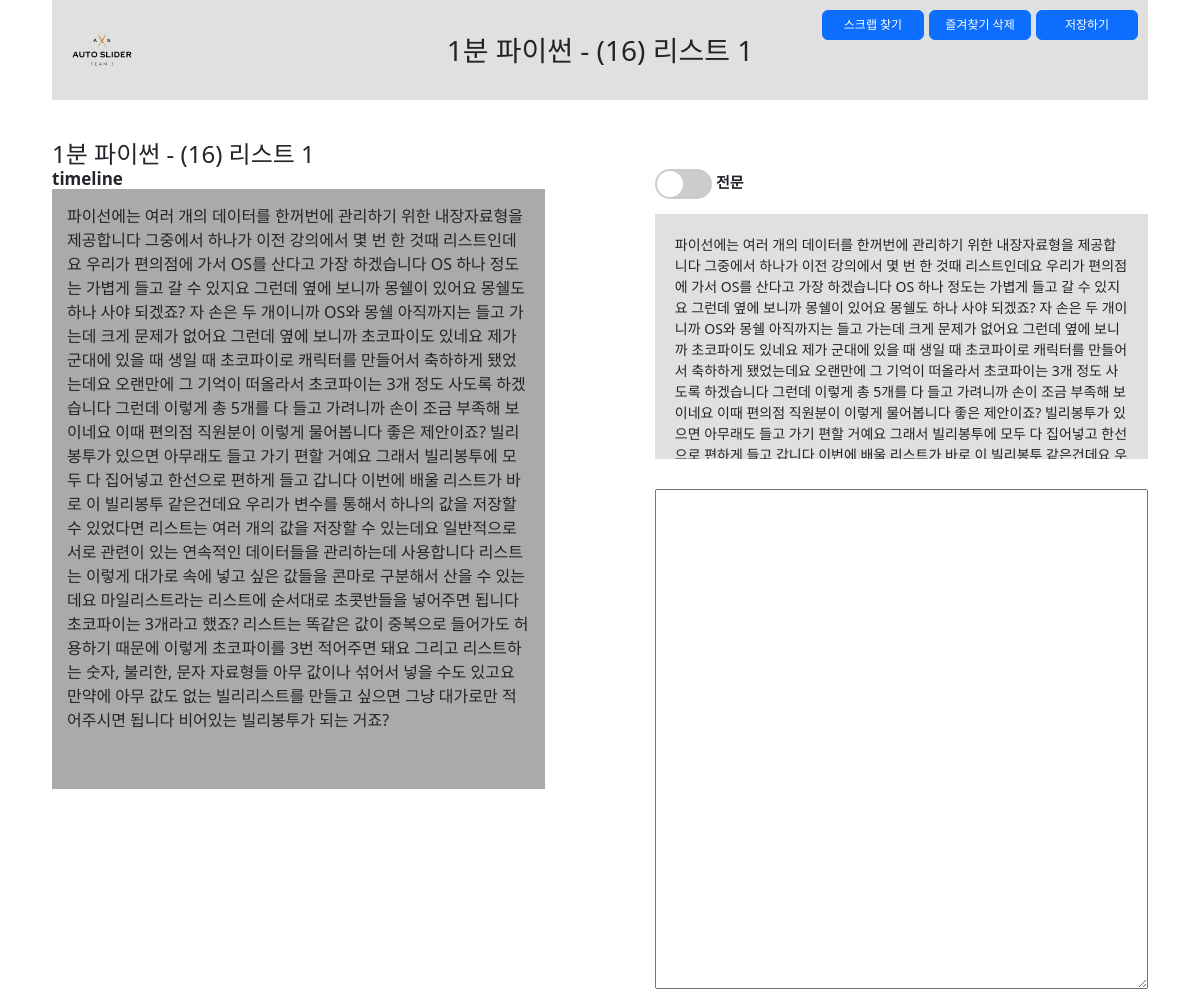
The app's page /1/ (signed in) with its own data.
### boards/models.py (models this page shows, shortened)
class Board(models.Model):
    input_type_choices = [
        ('input_text', '텍스트 요약'),
        ('input_youtube', 'Youtube 영상 링크 입력'),
        ('input_video', '영상 파일 업로드')
    ]
    title = models.TextField(blank=True)
    input_type = models.TextField(choices=input_type_choices, null=True)
    input_text = models.TextField(blank=True, null=True)
    input_youtube = models.TextField(blank=True, null=True)
    input_video = models.FileField(upload_to='videos/', blank=True, null=True)
    total_text = models.TextField(blank=True, null=True)
    summary_text = models.TextField(blank=True, null=True)
    timeline_text = models.TextField(blank=True, null=True)
    user_id = models.ForeignKey(CustomUser, on_delete=models.CASCADE)
    note = models.TextField(blank=True, null=True)
    favorite = models.BooleanField(default=False)
    created_at = models.DateTimeField(auto_now_add=True)
    updated_at = models.DateTimeField(auto_now=True)

### boards/views.py (the view, shortened to what this page needs)
# urls.py: path('<int:pk>/', views.BoardDetailView.as_view(), name='board_detail'),
class BoardDetailView(LoginRequiredMixin, DetailView):
    model = Board
    template_name = 'boards/board_detail.html'
    def get_object(self, queryset=None):
        obj = get_object_or_404(Board, id=self.kwargs['pk'])
        if obj.user_id != self.request.user:
            raise HttpResponseForbidden("You are not allowed to view this summary.")
        return obj

### boards/templatetags/custom_filters.py (called while the page is built)
@register.filter
def add_timestamp_links(text):
    lines = text.split('\n')
    result = []
    for line in lines:
        parts = line.split(' ')
        new_parts = []
        for part in parts:
            if ':' in part and part.endswith(','):
                timestamp = part[:-1]
                link = '<a href="#" onclick="seekToTimestamp({});">{}</a>, '.format(timestamp, part)
                new_parts.append(link)
            else:
                new_parts.append(part)
        result.append(' '.join(new_parts))
    return mark_safe('\n'.join(result))

### common/models.py (called while the page is built)
    def __str__(self):
        return self.username

### templates/boards/board_detail.html (shortened to what this page needs)
{% extends 'base.html' %}
{% load static %}
{% load custom_filters %}
{% block content %}
<section class="board_detail {{ object.input_type }}">
    <div class="toparea">
        <h1 class="logo" ><a href="{% url 'boards:board_list' %}"><img id="logo_img" src="{% static 'img/logo_1.png' %}" class="img-fluid mx-auto d-block" alt="AutoSlider 로고"></a></h1>
        <h3 class="tit">{{ object.title }}</h3>
        <ul class="btnarea">
            {% if object.input_type != "input_text" %}
            <li><a href="#" class="btn btn-primary">스크랩 찾기</a></li>
            {% endif %}
            <li>
                <form method="post" id="fav_modify" action="{% url 'boards:modifiy_favorite' object.pk %}" >
                    <button type="submit" form="fav_modify" class="btn btn-primary">
                        {% if object.favorite %} 즐겨찾기 삭제 {% else %} 즐겨찾기 추가 {% endif%}
                    </button>
                </form>
            </li>
            <li><button type="submit" form="note_form" id="noteSubmit" class="btn btn-primary" onclick="markdownBackUp()">저장하기</button></li>
        </ul>
    </div>
    <div class="detail_content">
    {% if object.input_type == "input_text" %}
    <div class="input_text">
        <h4 class="txt_tit">{{ object.title }} 에 작성된 텍스트의 전문/요약문입니다.</h4>
        <div id="wholeText" class="textSection">
            <div class="toggleBtn">
                <label class="switch">
                    <input type="checkbox" id="toggleText" />
                    <span class="slider round"></span>
                </label>
                <span class="opt total_text on">전문</span><span class="opt summary_text">요약문</span>
            </div>
            <div class="content on">{{ object.total_text|linebreaks }}</div>
            <div class="content ">{{ object.summary_text|linebreaks }}</div>
        </div>
        <div id="notearea" class="notearea">
            <textarea id="markdown_area"></textarea>
            <form method="post" id="note_form" action="{% url 'boards:board_update' object.pk %}" enctype="multipart/form-data">
                {% csrf_token %}
                {% include "form_errors.html" %}
                <div id="markdown_backup"></div>
                <textarea id="save_markdown"></textarea>
            </form>
        </div>
    </div>
    {% elif object.input_type == "input_youtube" %}
    <div class="videos">
        <h4>{{ object.title }}</h4>
        <div class="videoSection">
            <div id="timeline">
                <h3>timeline</h3>
                <div class="TL_section">{{ object.timeline_text|add_timestamp_links }}</div>
            </div>
        </div>
        <div class="textSection">
            <div class="txt">
                <div class="toggleBtn">
                    <label class="switch">
                        <span class="slider round"></span>
                    </label>
                    <span class="opt total_text on">전문</span><span class="opt summary_text">요약문</span>
                </div>
                <div class="content on">{{ object.total_text|linebreaks }}</div>
            </div>
            <div id="notearea" class="notearea">
                <textarea id="markdown_area"></textarea>
            </div>
        </div>
    </div>
    {% endif %}
    </div>
</section>
{% endblock %}

### static/css/style.css (style rules this page uses)
html, body, h1, h2, h3, h4, h5, h6, dl, dt, dd, ol, ul, li, div, p, strong, span { margin: 0; padding: 0; list-style: none; }
html, body { position: relative; width: 100%; height: 100%; }
a { text-decoration: none; }
.board_detail { width: 100%; padding: 0 40px; }
.board_detail .toparea { position: relative; width: 100%; height: 100px; background-color: #E0E0E0; }
.board_detail .toparea h1.logo { position: absolute; top: 0; left:0 ; }
.board_detail .toparea h1.logo a { display: block; width: 100px; }
.board_detail .toparea h1.logo img { display: block; width: 100%; height: 100%; }
.board_detail .toparea h3.tit { line-height: 100px; text-align: center; }
.board_detail .toparea ul { position: absolute; top: 10px; right: 10px; }
.board_detail .toparea li { float: left; margin-left: 5px; }
.board_detail .toparea .btn { width: 102px; font-size: 12px; padding: 5px; }
#timeline h3 { font-size: 17px; font-weight: bold; }
#timeline .TL_section { overflow-y: scroll; height: 600px; padding: 15px; background: #aaa; }
.detail_content .switch { position: relative; display: inline-block; width: 57px; height: 30px; vertical-align:middle; }
.detail_content .textSection .toggleBtn { margin-bottom: 15px; }
.detail_content .toggleBtn .slider { position: absolute; cursor: pointer; top: 0; left: 0; right: 0; bottom: 0; background-color: #ccc; -webkit-transition: .4s; transition: .4s; }
.detail_content .toggleBtn .slider:before { position: absolute; content: ""; height: 26px; width: 26px; left: 2px; bottom: 2px; background-color: white; -webkit-transition: .4s; transition: .4s; }
.toggleBtn .slider.round { border-radius: 34px; }
.toggleBtn .slider.round:before { border-radius: 50%; }
.detail_content .toggleBtn .opt { margin: 0px; display: none; font-size:15px; font-weight:bold; visibility: hidden; }
.detail_content .toggleBtn .opt.on { visibility: visible; display: inline-block; }
.detail_content { position: relative; clear: both; float: none; width: 100%; padding: 40px 0 0 ; }
.detail_content .videoSection { width: 45%; min-width: 450px; float: left; }
.detail_content .textSection { float: right; width: 45%; min-width: 450px; min-height: 350px; }
.detail_content .textSection .content { display: none; overflow-y: scroll; height: 245px; padding: 20px; background-color: #E0E0E0; font-size: 14px; }
.detail_content .textSection .content.on { display: block; }
.detail_content .textSection .txt { padding-bottom:30px; }
#notearea { height: 500px; }
#markdown_area { width: 100%; height: 100%; padding: 15px; }

### records on screen
Board: title "1분 파이썬 - (16) 리스트 1", timeline_text|add_timestamp_links "파이선에는 여러 개의 데이터를 한꺼번에 관리하기 위한 내장자료형을 제공합니다 그중에서 하나가 이전 강의에서 몇 번 한 것때 리스트인데요 우리가 편의점에 가서 OS를 산다고 가장 하겠습니다 OS 하나 정도는 가볍게 들고 갈 수 있지요 그런데 옆에 보니까 몽쉘이 있어요 몽쉘도 하나 사야 되겠죠? 자 손은 두 개이니까 OS와 몽쉘 아직까지는 들고 가는데 크게 문제가 없어요 그런데 옆에 보니까 초코파이도 있네요 제가 군대에 있을 때 생일 때 초코파이로 캐릭터를 만들어서 축하하게 됐었는데요 오랜만에 그 기억이 떠올라서 초코파이는 3개 정도 사도록 하겠습니다 그런데 이렇게 총 5개를 다 들고 가려니까 손이 조금 부족해 보이네요 이때 편의점 직원분이 이렇게 물어봅니다 좋은 제안이죠? 빌리봉투가 있으면 아무래도 들고 가기 편할 거예요 그래서 빌리봉투에 모두 다 집어넣고 한선으로 편하게 들고 갑니다 이번에 배울 리스트가 바로 이 빌리봉투 같은건데요 우리가 변수를 통해서 하나의 값을 저장할 수 있었다면 리스트는 여러 개의 값을 저장할 수 있는데요 일반적으로 서로 관련이 있는 연속적인 데이터들을 관리하는데 사용합니다 리스트는 이렇게 대가로 속에 넣고 싶은 값들을 콘마로 구분해서 산을 수 있는데요 마일리스트라는 리스트에 순서대로 초콧반들을 넣어주면 됩니다 초코파이는 3개라고 했죠? 리스트는 똑같은 값이 중복으로 들어가도 허용하기 때문에 이렇게 초코파이를…", total_text "파이선에는 여러 개의 데이터를 한꺼번에 관리하기 위한 내장자료형을 제공합니다 그중에서 하나가 이전 강의에서 몇 번 한 것때 리스트인데요 우리가 편의점에 가서 OS를 산다고 가장 하겠습니다 OS 하나 정도는 가볍게 들고 갈 수 있지요 그런데 옆에 보니까 몽쉘이 있어요 몽쉘도 하나 사야 되겠죠? 자 손은 두 개이니까 OS와 몽쉘 아직까지는 들고 가는데 크게 문제가 없어요 그런데 옆에 보니까 초코파이도 있네요 제가 군대에 있을 때 생일 때 초코파이로 캐릭터를 만들어서 축하하게 됐었는데요 오랜만에 그 기억이 떠올라서 초코파이는 3개 정도 사도록 하겠습니다 그런데 이렇게 총 5개를 다 들고 가려니까 손이 조금 부족해 보이네요 이때 편의점 직원분이 이렇게 물어봅니다 좋은 제안이죠? 빌리봉투가 있으면 아무래도 들고 가기 편할 거예요 그래서 빌리봉투에 모두 다 집어넣고…"
